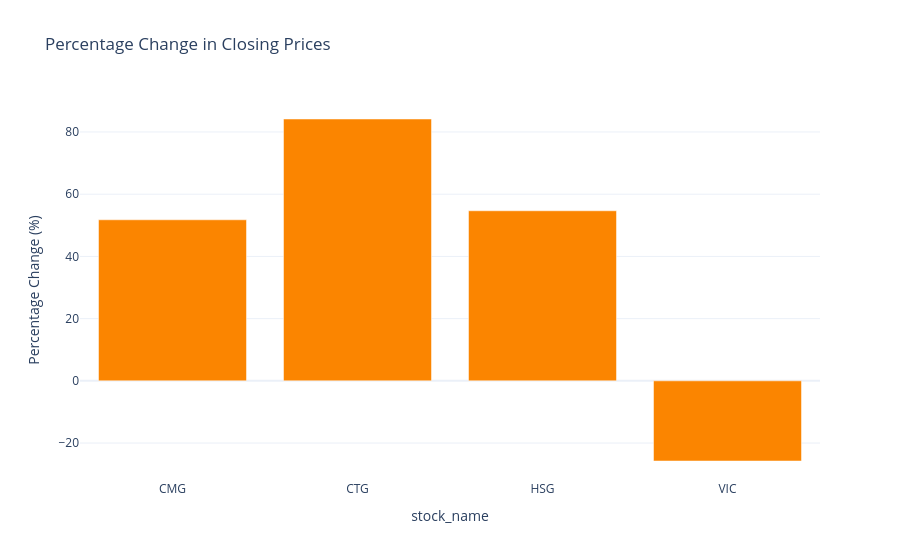

Here is the notebook cell this chart was saved with:
### Markdown cell above
Trong bước này, chúng ta sẽ so sánh hiệu suất của các cổ phiếu khác nhau dựa trên lợi nhuận của chúng trong suốt thời gian. Chúng ta sẽ tính toán phần trăm thay đổi trong giá đóng cửa từ đầu đến cuối thời gian cho mỗi cổ phiếu:

### Code cell
percentage_change = ((pivot_data.iloc[-1] - pivot_data.iloc[0]) / pivot_data.iloc[0]) * 100

fig = px.bar(percentage_change,
             x=percentage_change.index,
             y=percentage_change.values,
             labels={'y': 'Percentage Change (%)', 'x': 'Ticker'},
             title='Percentage Change in Closing Prices',
             color_discrete_sequence=['#fb8500'])

fig.show()

### Figure 1 — Plotly figure (JSON) as saved in the notebook; plotly's stock layout.template omitted (floating-point values rounded to 4 significant figures)
{"data": [{"alignmentgroup": "True", "hovertemplate": "stock_name=%{x}<br>Percentage Change (%)=%{y}<extra></extra>", "legendgroup": "", "marker": {"color": "#fb8500", "pattern": {"shape": ""}}, "name": "", "offsetgroup": "", "orientation": "v", "showlegend": false, "textposition": "auto", "type": "bar", "x": ["CMG", "CTG", "HSG", "VIC"], "xaxis": "x", "y": [51.77, 84.17, 54.67, -25.77], "yaxis": "y"}], "layout": {"barmode": "relative", "legend": {"tracegroupgap": 0}, "title": {"text": "Percentage Change in Closing Prices"}, "xaxis": {"anchor": "y", "domain": [0, 1], "title": {"text": "stock_name"}}, "yaxis": {"anchor": "x", "domain": [0, 1], "title": {"text": "Percentage Change (%)"}}}}
